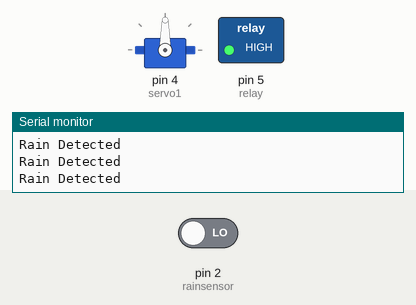
Bench run of a sketch on a simulated Arduino Uno, built with avr-gcc and run on an emulated ATmega328P. Shown: servo, switched loads named in the sketch (green lamp = pin HIGH), the last lines printed to the serial monitor. The test bench sets the inputs (shaded band); at power-on: pin 2 (rainsensor) LOW.

Above: at 2.8 s.
2.9 s: pin 2 (rainsensor) driven HIGH
At 3.7 s:
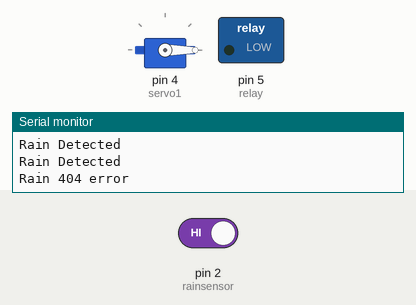
4.5 s: pin 2 (rainsensor) driven LOW
At 5.3 s:
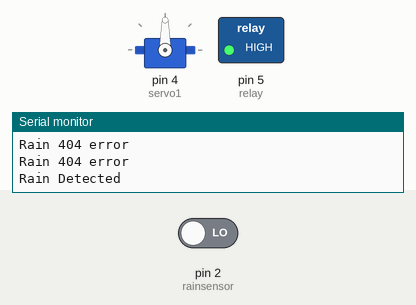
Timing chart, 0 to 7.5 s (numbered marks = the images above; inputs shaded):
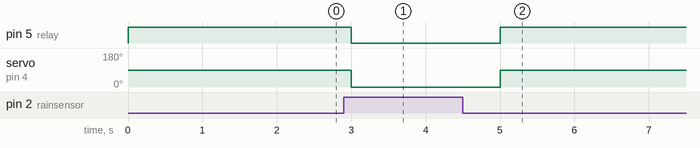

Measured:
- after the input at 2.9 s, pin 5 (relay): HIGH → LOW after 0.10 s; servo on pin 4 (servo1): 90° → 0° after 0.10 s
- after the input at 4.5 s, pin 5 (relay): LOW → HIGH after 0.50 s; servo on pin 4 (servo1): 0° → 90° after 0.50 s

The sketch:

rain_detection_alongwith_servo_buzz.ino.ino
```cpp
#include <Servo.h>

Servo servo1;
int rainsensor=2;
int relay=5;

void setup() {
  pinMode(rainsensor,INPUT);
  servo1.attach(4);
  pinMode(relay,OUTPUT);
  Serial.begin(9600);

}

void loop() {
  int status=digitalRead(rainsensor);
  if(status==HIGH){
    Serial.println("Rain 404 error");
    servo1.write(0);
    digitalWrite(relay,LOW);

  }else{
    Serial.println("Rain Detected");
    servo1.write(90);
    digitalWrite(relay,HIGH);
  }
delay(1000);
}
```
